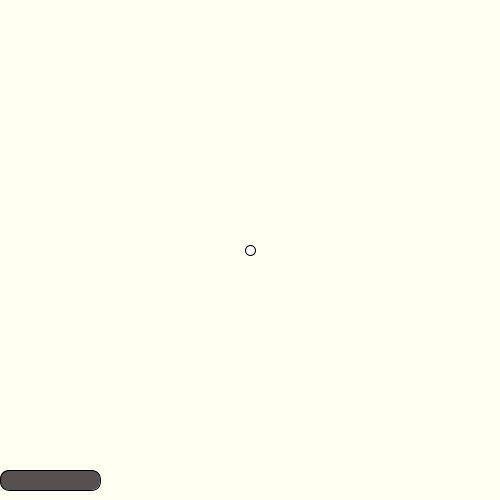
Frame 1 (no input)
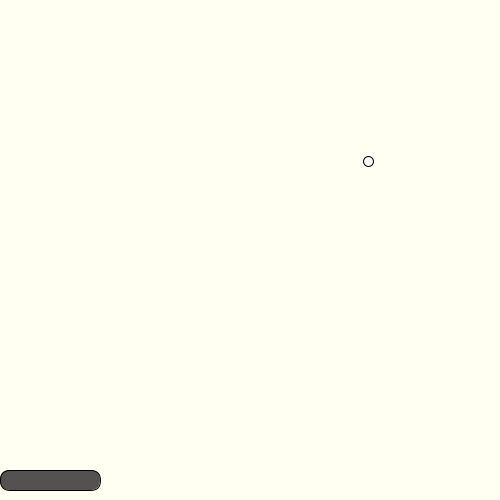
Frame 60 (the mouse pressed at the canvas centre just before this capture)
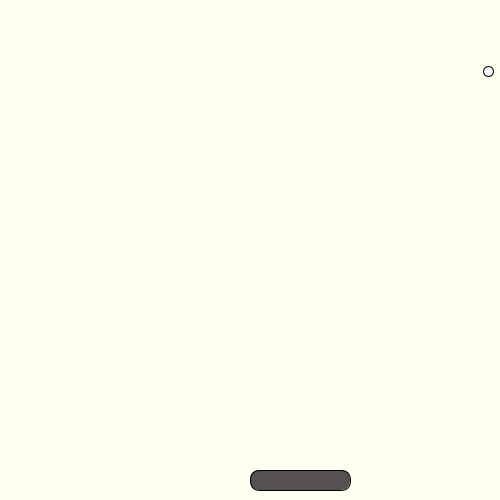
Frame 120 (the mouse held since frame 60 and released just before this capture)

The Processing sketch that drew these frames (run headless with seeded random() and noise(); from frame 60 on, the mouse is pressed at the canvas centre):

// Processing sketch: week04_3
// ── week04_3.pde
void setup(){
  size(500,500); 
}
float x=250 , y=250;//變數(位置)精細
float vx=2.0 , vy=-1.5;
void draw(){
  background(#FFFFF2);//背景,去除殘影
  int boardX = mouseX;
  fill(#555151);
  rect(boardX , 470 ,100 ,20,10);
  fill(#FFFAFA);
  ellipse(x, y, 10, 10);//橢圓
  x = x + vx;
  y = y + vy;
  if(x > 500) vx = -vx;
  if(y < 0) vy = -vy;
  if(x < 0) vx = -vx;
  if(y>470 && x>boardX && x<boardX+100) vy = -vy;
}
